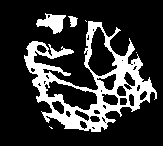
#> input picture inverse voronoi 2d/input_binary.bmp, 163 x 146 px
$ python inverse_voronoi.py
#> lines starting #> are read from the running program, lines starting #| are printed output that depends on the picture; after the words box and inside, x2 and y2 are one past the last pixel; in counts of white or black regions, pixels touching at a corner belong together
import numpy as np
from PIL import Image
from sklearn.cluster import KMeans
import math
import random
from skimage.filters import threshold_otsu

def binarize_ct_bmp(input_path, output_path):
    """
    Loads a BMP image (CT slice), applies Otsu's thresholding, and saves a binary (0 or 255) BMP.

    :param input_path:  Path to the input BMP (non-binary).
    :param output_path: Path to save the output BMP (binarized).
    """

    # 1. Load image in grayscale
    img = Image.open(input_path).convert("L")  # 'L' for 8-bit grayscale
    arr = np.array(img, dtype=np.uint8)

    # 2. Compute Otsu's threshold
    otsu_thresh = threshold_otsu(arr)

    # 3. Binarize: 0 if below threshold, 255 otherwise
    binary_arr = np.where(arr < otsu_thresh, 0, 255).astype(np.uint8)

    # 4. Save result
    out_img = Image.fromarray(binary_arr, mode="L")
    out_img.save(output_path, format="BMP")

    print(f"Binarized image saved to: {output_path}")

def load_binary_bmp(path):
    """
    Loads a binary BMP (pixel values 0 or 255) and returns:
    - A NumPy array of shape (height, width)
    - The width and height
    """
    img = Image.open(path).convert("L")  # ensure grayscale
    arr = np.array(img)
    # Ensure it's strictly 0 or 255
    arr[arr < 128] = 0
    arr[arr >= 128] = 255
    return arr, arr.shape[1], arr.shape[0]

def get_pixel_coords_by_color(arr):
    """
    Given a 2D array of 0 or 255, return two lists of (x, y) coordinates:
      - black_coords for pixels == 0
      - white_coords for pixels == 255
    Note: We use (x, y) = (col, row) convention.
    """
    black_coords = []
    white_coords = []
    height, width = arr.shape
    for y in range(height):
        for x in range(width):
            if arr[y, x] == 0:
                black_coords.append((x, y))
            else:
                white_coords.append((x, y))
    return black_coords, white_coords

def kmeans_representatives(coords, k):
    """
    Runs k-means on the given list of (x, y) coords, returns the cluster centers.
    """
    if len(coords) == 0 or k <= 0:
        return []
    # Convert to np array
    data = np.array(coords, dtype=float)
    # Fit k-means
    kmeans = KMeans(n_clusters=min(k, len(coords)), random_state=0).fit(data)
    centers = kmeans.cluster_centers_
    # Convert back to integer (round)
    centers = np.round(centers).astype(int)
    return [tuple(c) for c in centers]

def poisson_disc_sampling(coords, radius):
    """
    A simple accept-reject Poisson-disc-like sampling restricted to the given coords.
    - coords: list of (x, y) within the region (e.g. black or white)
    - radius: minimum distance required between any two accepted samples
    Returns a list of sample points.

    Note: This is a naive O(N^2) approach for demonstration. For large sets,
          a more advanced algorithm or spatial data structure is recommended.
    """
    if not coords:
        return []

    samples = []
    # Shuffle coords to get a random order
    random.shuffle(coords)

    for (x, y) in coords:
        # Check distance to existing samples
        too_close = False
        for (sx, sy) in samples:
            dist_sq = (x - sx)**2 + (y - sy)**2
            if dist_sq < radius**2:
                too_close = True
                break
        if not too_close:
            samples.append((x, y))
    return samples

def voronoi_reconstruct(width, height, black_points, white_points):
    """
    Given image dimensions and two sets of representative points,
    reconstruct a binary image using a 2-class Voronoi assignment:
      - For each pixel, find the nearest black point or white point.
      - Assign that pixel to black (0) or white (255).
    """
    # Convert lists to np arrays for faster distance checks if desired
    black_arr = np.array(black_points, dtype=float)
    white_arr = np.array(white_points, dtype=float)

    dark_color = 0
    light_color = 255
    point_color = 255

    out_arr = np.zeros((height, width), dtype=np.uint8)
    out_arr.fill(light_color)  # default to white, we'll overwrite with black if closer

    # For each pixel, compute nearest black vs white distance
    for y in range(height):
        for x in range(width):
            # If there are no black or white points, we must skip or default
            # (But normally we assume at least one of each)
            if len(black_arr) == 0:
                # If no black points, everything is white
                out_arr[y, x] = light_color
                continue
            if len(white_arr) == 0:
                # If no white points, everything is black
                out_arr[y, x] = dark_color
                continue

            # Dist to nearest black
            db = np.min(np.sum((black_arr - [x, y])**2, axis=1))
            # Dist to nearest white
            dw = np.min(np.sum((white_arr - [x, y])**2, axis=1))

            if db < dw:
                out_arr[y, x] = dark_color
            else:
                out_arr[y, x] = light_color

    return out_arr

def save_bmp(arr, path):
    """
    Save a 2D NumPy array (0 or 255) as a BMP file.
    """
    img = Image.fromarray(arr)
    img.convert("L").save(path, "BMP")

def display_images_side_by_side(image_paths):
    """
    Displays BMP images side by side for easy comparison.

    :param image_paths: List of file paths for the BMP images to display.
    """
    # Load images from the file paths.
    images = [Image.open(path) for path in image_paths]

    # Determine total width and maximum height needed for the combined image.
    widths, heights = zip(*(im.size for im in images))
    total_width = sum(widths)
    max_height = max(heights)

    # Create a new image with a white background.
    combined_image = Image.new("RGB", (total_width, max_height), color=(255, 255, 255))

    # Paste each image into the combined image.
    x_offset = 0
    for im in images:
        combined_image.paste(im, (x_offset, 0))
        x_offset += im.size[0]

    # Display the combined image.
    combined_image.show()
    combined_image.save("results.png")

def main():
    # 1. Load input image (modify the path as needed)
    input_path = "input_binary.bmp"
    #binarize_ct_bmp("input.bmp",input_path)
    arr, width, height = load_binary_bmp(input_path)
#> in load_binary_bmp, img is the input picture: PIL image 163x146 L; 20.7% white; 6 white regions (3 under 20 px), largest, box (x1, y1, x2, y2) and area: (24, 21, 157, 132) 4504, (36, 13, 66, 34) 341, (68, 16, 78, 27) 70
#> width = 163; height = 146

    # 2. Separate pixel coords by color
    black_coords, white_coords = get_pixel_coords_by_color(arr)
#> black_coords = 18875 pairs, first value 0 to 162, second value 0 to 145; white_coords = 4923 pairs, first value 24 to 156, second value 13 to 131

    # ---------------------------
    # K-MEANS CLUSTERING
    # ---------------------------
    # Let's pick some cluster counts (adjust as needed)
    k_black = 100
    k_white = 100
    black_kmeans = kmeans_representatives(black_coords, k_black)
#> in kmeans_representatives, `data = np.array(coords, dtype=float)`: data has the same summary as black_coords in main
#> in kmeans_representatives, `centers = kmeans.cluster_centers_`: centers = 100 pairs, first value 5.18 to 157.6, second value 5.61 to 139.8
#> in kmeans_representatives, `centers = np.round(centers).astype(int)`: centers = 100 pairs, first value 5 to 158, second value 6 to 140
#> black_kmeans has the same summary as centers in kmeans_representatives
    white_kmeans = kmeans_representatives(white_coords, k_white)
#> white_kmeans = 100 pairs, first value 29 to 155, second value 17 to 128

    # Reconstruct with Voronoi
    kmeans_voronoi = voronoi_reconstruct(width, height, black_kmeans, white_kmeans)
#> in voronoi_reconstruct, `black_arr = np.array(black_points, dtype=float)`: black_arr has the same summary as centers in kmeans_representatives
#> in voronoi_reconstruct, `white_arr = np.array(white_points, dtype=float)`: white_arr has the same summary as white_kmeans in main
#> in voronoi_reconstruct, `out_arr.fill(light_color)  # default to white, we'll overwrite with bl..`: out_arr: shape (146, 163); every value is 255
#> after the loop in voronoi_reconstruct, `for y in range(height):`:
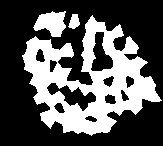
#> out_arr: shape (146, 163); 34.5% white; 3 white regions, box (x1, y1, x2, y2) and area: (22, 15, 162, 136) 7533, (33, 11, 66, 37) 559, (68, 14, 80, 29) 121
    save_bmp(kmeans_voronoi, "kmeans_result.bmp")

    # ---------------------------
    # POISSON-DISC SAMPLING
    # ---------------------------
    # Let’s choose a radius (adjust based on image size)
    radius_black = 12
    radius_white = 12

    black_poisson = poisson_disc_sampling(black_coords, radius_black)
#> the loop in poisson_disc_sampling, `for (x, y) in coords:` made 18875 passes
#> (x, y) on passes 1 to 3: (60, 4), (0, 73), (140, 142)
#> after the loop in poisson_disc_sampling, `for (x, y) in coords:`: samples = 124 pairs, first value 0 to 162, second value 0 to 145
#> black_poisson has the same summary as samples in poisson_disc_sampling
    white_poisson = poisson_disc_sampling(white_coords, radius_white)
#> the loop in poisson_disc_sampling (call 2), `for (x, y) in coords:` made 4923 passes
#> (x, y) on passes 1 to 3: (145, 84), (76, 18), (79, 88)
#> white_poisson = 55 pairs, first value 29 to 155, second value 13 to 131

    # Reconstruct with Voronoi
    poisson_voronoi = voronoi_reconstruct(width, height, black_poisson, white_poisson)
#> call 2 of voronoi_reconstruct, with width = 163, height = 146
#> in voronoi_reconstruct (call 2), `black_arr = np.array(black_points, dtype=float)`: black_arr has the same summary as samples in poisson_disc_sampling
#> in voronoi_reconstruct (call 2), `white_arr = np.array(white_points, dtype=float)`: white_arr has the same summary as white_poisson in main
#> after the loop in voronoi_reconstruct (call 2), `for y in range(height):`:
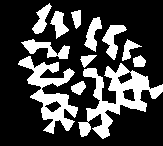
#> out_arr: shape (146, 163); 26.4% white; 12 white regions, largest, box (x1, y1, x2, y2) and area: (78, 63, 163, 139) 2278, (18, 56, 78, 134) 1680, (21, 39, 70, 59) 426
    save_bmp(poisson_voronoi, "poisson_result.bmp")

    print("Done! Created 'kmeans_result.bmp' and 'poisson_result.bmp'.")

    display_images_side_by_side(["input.bmp",input_path,"kmeans_result.bmp","poisson_result.bmp"])
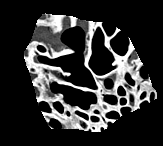
#> input picture inverse voronoi 2d/input.bmp, 163 x 146 px
#> in display_images_side_by_side, `images = [Image.open(path) for path in image_paths]`: images = 4 items
#> in display_images_side_by_side, `widths, heights = zip(*(im.size for im in images))`: widths = (163, 163, 163, 163); heights = (146, 146, 146, 146)
#> in display_images_side_by_side, `total_width = sum(widths)`: total_width = 652
#> in display_images_side_by_side, `max_height = max(heights)`: max_height = 146
#> in display_images_side_by_side, `combined_image = Image.new("RGB", (total_width, max_height), color=(25..`: combined_image: PIL image 652x146 RGB; every value is 255
#> the loop in display_images_side_by_side, `for im in images:` made 4 passes
#> x_offset on passes 1 to 4: 163, 326, 489, 652
#> after the loop in display_images_side_by_side, `for im in images:`:
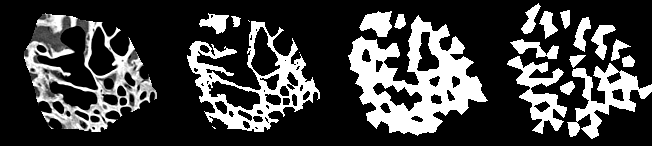
#> combined_image: PIL image 652x146 RGB; min 0, max 255, mean 64.1
#> after the loop in display_images_side_by_side, `for im in images:`: x_offset = 652

if __name__ == "__main__":
    main()
